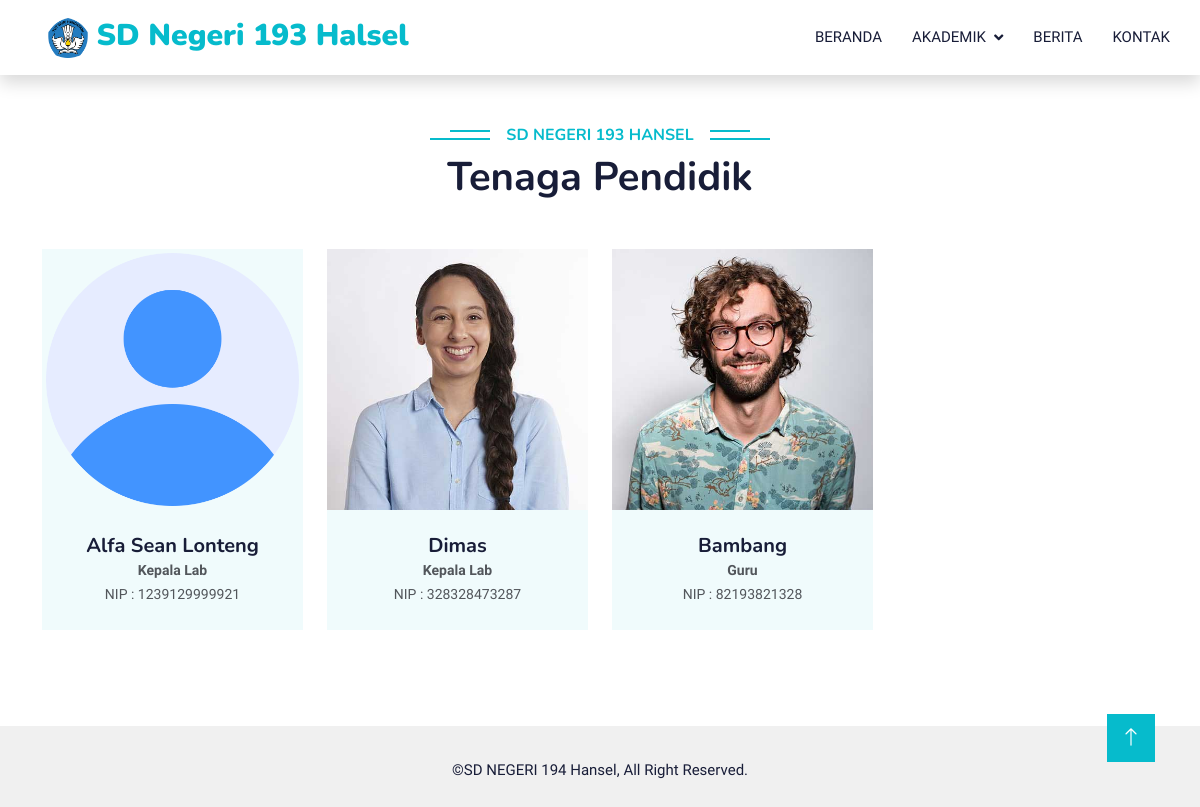
The page /index.php?p=guru on the database its author committed.
### tables this page shows
CREATE TABLE `tb_guru` (
  `id_guru` int(30) NOT NULL,
  `nama_guru` varchar(50) NOT NULL,
  `foto` text NOT NULL,
  `nip` varchar(50) NOT NULL,
  `pendidikan` varchar(50) NOT NULL,
  `jabatan` varchar(50) NOT NULL,
  `status` varchar(50) NOT NULL,
  `keterangan` varchar(30) NOT NULL
);

### guru.php (the view)
<div class="container-xxl py-5">
    <div class="container">
        <div class="text-center wow fadeInUp" data-wow-delay="0.1s">
            <h6 class="section-title bg-white text-center text-primary px-3">SD NEGERI 193 Hansel</h6>
            <h1 class="mb-5">Tenaga Pendidik</h1>
        </div>
        <div class="row g-4">
            <?php
            require_once "connections/connections.php";
            $query = "SELECT * FROM tb_guru";
            $result = $conn->query($query);
            while ($row = $result->fetch_assoc()) {
            ?>
                <div class="col-lg-3 col-md-6 wow fadeInUp" data-wow-delay="0.1s">
                    <div class="team-item bg-light">
                        <div class="overflow-hidden">
                            <img style="width: 100%;" class="img-fluid" src="admin/uploads/guru/<?php echo $row["foto"]; ?>" alt="<?php echo $row["nama_guru"]; ?>">
                        </div>
                        <div class="text-center p-4">
                            <h5 class="mb-0"><?php echo $row["nama_guru"]; ?></h5>
                            <small><b><?php echo $row["jabatan"]; ?></b></small>
                            <br>
                            <small>NIP : <?php echo $row["nip"]; ?></small>
                        </div>
                    </div>
                </div>
            <?php
            }
            ?>
        </div>
    </div>
</div>

### css/style.css (style rules this page uses)
:root { --primary: #06BBCC; --light: #F0FBFC; --dark: #181d38; }
.section-title { position: relative; display: inline-block; text-transform: uppercase; }
.section-title::before { position: absolute; content: ""; width: calc(100% + 80px); height: 2px; top: 4px; left: -40px; background: var(--primary); z-index: -1; }
.section-title::after { position: absolute; content: ""; width: calc(100% + 120px); height: 2px; bottom: 5px; left: -60px; background: var(--primary); z-index: -1; }

### rows shown on the page
tb_guru: foto (placeholder picture), nama_guru "Alfa Sean Lonteng", jabatan "Kepala Lab", nip "1239129999921"
tb_guru: foto (picture), nama_guru "Dimas", jabatan "Kepala Lab", nip "328328473287"
tb_guru: foto (picture), nama_guru "Bambang", jabatan "Guru", nip "82193821328"
